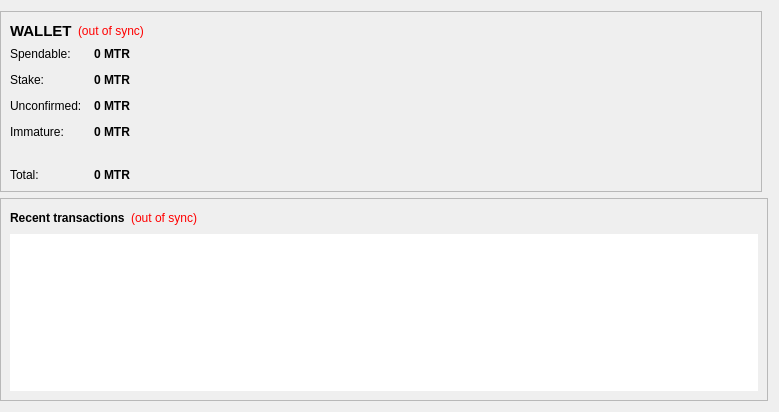
<?xml version="1.0" encoding="UTF-8"?>
<ui version="4.0">
 <class>OverviewPage</class>
 <widget class="QWidget" name="OverviewPage">
  <property name="geometry">
   <rect>
    <x>0</x>
    <y>0</y>
    <width>779</width>
    <height>412</height>
   </rect>
  </property>
  <property name="windowTitle">
   <string>Form</string>
  </property>
  <layout class="QGridLayout" name="gridLayout">
   <property name="leftMargin">
    <number>0</number>
   </property>
   <item row="0" column="0">
    <widget class="QFrame" name="walletContainer">
     <property name="sizePolicy">
      <sizepolicy hsizetype="Preferred" vsizetype="Maximum">
       <horstretch>0</horstretch>
       <verstretch>0</verstretch>
      </sizepolicy>
     </property>
     <property name="maximumSize">
      <size>
       <width>16777215</width>
       <height>220</height>
      </size>
     </property>
     <property name="frameShape">
      <enum>QFrame::StyledPanel</enum>
     </property>
     <property name="frameShadow">
      <enum>QFrame::Raised</enum>
     </property>
     <layout class="QVBoxLayout" name="verticalLayout_4">
      <item>
       <layout class="QHBoxLayout" name="walletHeader">
        <item>
         <widget class="QLabel" name="label_5">
          <property name="font">
           <font>
            <pointsize>11</pointsize>
            <weight>75</weight>
            <bold>true</bold>
           </font>
          </property>
          <property name="styleSheet">
           <string notr="true">background-color: transparent;</string>
          </property>
          <property name="text">
           <string>WALLET</string>
          </property>
         </widget>
        </item>
        <item>
         <widget class="QLabel" name="labelWalletStatus">
          <property name="toolTip">
           <string>The displayed information may be out of date. Your wallet automatically synchronizes with the MasterTrader network after a connection is established, but this process has not completed yet.</string>
          </property>
          <property name="styleSheet">
           <string notr="true">QLabel { color: red;Background-color:transparent }</string>
          </property>
          <property name="text">
           <string notr="true">(out of sync)</string>
          </property>
          <property name="alignment">
           <set>Qt::AlignLeading|Qt::AlignLeft|Qt::AlignVCenter</set>
          </property>
         </widget>
        </item>
        <item>
         <spacer name="horizontalSpacer_2">
          <property name="orientation">
           <enum>Qt::Horizontal</enum>
          </property>
          <property name="sizeHint" stdset="0">
           <size>
            <width>40</width>
            <height>20</height>
           </size>
          </property>
         </spacer>
        </item>
       </layout>
      </item>
      <item>
       <layout class="QFormLayout" name="walletStatus">
        <property name="fieldGrowthPolicy">
         <enum>QFormLayout::AllNonFixedFieldsGrow</enum>
        </property>
        <property name="horizontalSpacing">
         <number>12</number>
        </property>
        <property name="verticalSpacing">
         <number>12</number>
        </property>
        <item row="0" column="0">
         <widget class="QLabel" name="label">
          <property name="styleSheet">
           <string notr="true">background-color: transparent;</string>
          </property>
          <property name="text">
           <string>Spendable:</string>
          </property>
         </widget>
        </item>
        <item row="0" column="1">
         <widget class="QLabel" name="labelBalance">
          <property name="font">
           <font>
            <weight>75</weight>
            <bold>true</bold>
           </font>
          </property>
          <property name="cursor">
           <cursorShape>IBeamCursor</cursorShape>
          </property>
          <property name="toolTip">
           <string>Your current spendable balance</string>
          </property>
          <property name="styleSheet">
           <string notr="true"/>
          </property>
          <property name="text">
           <string notr="true">0 MTR</string>
          </property>
          <property name="textInteractionFlags">
           <set>Qt::LinksAccessibleByMouse|Qt::TextSelectableByKeyboard|Qt::TextSelectableByMouse</set>
          </property>
         </widget>
        </item>
        <item row="1" column="0">
         <widget class="QLabel" name="label_6">
          <property name="styleSheet">
           <string notr="true">background-color: transparent;</string>
          </property>
          <property name="text">
           <string>Stake:</string>
          </property>
         </widget>
        </item>
        <item row="1" column="1">
         <widget class="QLabel" name="labelStake">
          <property name="font">
           <font>
            <weight>75</weight>
            <bold>true</bold>
           </font>
          </property>
          <property name="cursor">
           <cursorShape>IBeamCursor</cursorShape>
          </property>
          <property name="toolTip">
           <string>Total of coins that was staked, and do not yet count toward the current balance</string>
          </property>
          <property name="text">
           <string notr="true">0 MTR</string>
          </property>
          <property name="textInteractionFlags">
           <set>Qt::LinksAccessibleByMouse|Qt::TextSelectableByKeyboard|Qt::TextSelectableByMouse</set>
          </property>
         </widget>
        </item>
        <item row="2" column="0">
         <widget class="QLabel" name="label_3">
          <property name="styleSheet">
           <string notr="true">background-color: transparent;</string>
          </property>
          <property name="text">
           <string>Unconfirmed:</string>
          </property>
         </widget>
        </item>
        <item row="2" column="1">
         <widget class="QLabel" name="labelUnconfirmed">
          <property name="font">
           <font>
            <weight>75</weight>
            <bold>true</bold>
           </font>
          </property>
          <property name="cursor">
           <cursorShape>IBeamCursor</cursorShape>
          </property>
          <property name="toolTip">
           <string>Total of transactions that have yet to be confirmed, and do not yet count toward the current balance</string>
          </property>
          <property name="text">
           <string notr="true">0 MTR</string>
          </property>
          <property name="textInteractionFlags">
           <set>Qt::LinksAccessibleByMouse|Qt::TextSelectableByKeyboard|Qt::TextSelectableByMouse</set>
          </property>
         </widget>
        </item>
        <item row="3" column="0">
         <widget class="QLabel" name="labelImmatureText">
          <property name="styleSheet">
           <string notr="true">background-color: transparent;</string>
          </property>
          <property name="text">
           <string>Immature:</string>
          </property>
         </widget>
        </item>
        <item row="3" column="1">
         <widget class="QLabel" name="labelImmature">
          <property name="font">
           <font>
            <weight>75</weight>
            <bold>true</bold>
           </font>
          </property>
          <property name="toolTip">
           <string>Mined balance that has not yet matured</string>
          </property>
          <property name="text">
           <string notr="true">0 MTR</string>
          </property>
          <property name="textInteractionFlags">
           <set>Qt::LinksAccessibleByMouse|Qt::TextSelectableByKeyboard|Qt::TextSelectableByMouse</set>
          </property>
         </widget>
        </item>
        <item row="4" column="0">
         <spacer name="verticalSpacer">
          <property name="orientation">
           <enum>Qt::Vertical</enum>
          </property>
          <property name="sizeHint" stdset="0">
           <size>
            <width>20</width>
            <height>40</height>
           </size>
          </property>
         </spacer>
        </item>
        <item row="4" column="1">
         <spacer name="verticalSpacer_2">
          <property name="orientation">
           <enum>Qt::Vertical</enum>
          </property>
          <property name="sizeHint" stdset="0">
           <size>
            <width>20</width>
            <height>40</height>
           </size>
          </property>
         </spacer>
        </item>
        <item row="5" column="0">
         <widget class="QLabel" name="labelTotalText">
          <property name="styleSheet">
           <string notr="true">background-color: transparent;</string>
          </property>
          <property name="text">
           <string>Total:</string>
          </property>
         </widget>
        </item>
        <item row="5" column="1">
         <widget class="QLabel" name="labelTotal">
          <property name="font">
           <font>
            <weight>75</weight>
            <bold>true</bold>
           </font>
          </property>
          <property name="cursor">
           <cursorShape>IBeamCursor</cursorShape>
          </property>
          <property name="toolTip">
           <string>Your current total balance</string>
          </property>
          <property name="text">
           <string notr="true">0 MTR</string>
          </property>
          <property name="textInteractionFlags">
           <set>Qt::LinksAccessibleByMouse|Qt::TextSelectableByKeyboard|Qt::TextSelectableByMouse</set>
          </property>
         </widget>
        </item>
       </layout>
      </item>
     </layout>
    </widget>
   </item>
   <item row="0" column="1">
    <widget class="QFrame" name="hashTokenStatusContainer">
     <property name="sizePolicy">
      <sizepolicy hsizetype="Preferred" vsizetype="Fixed">
       <horstretch>0</horstretch>
       <verstretch>0</verstretch>
      </sizepolicy>
     </property>
     <property name="maximumSize">
      <size>
       <width>16777215</width>
       <height>220</height>
      </size>
     </property>
     <property name="frameShape">
      <enum>QFrame::StyledPanel</enum>
     </property>
     <property name="frameShadow">
      <enum>QFrame::Raised</enum>
     </property>
    </widget>
   </item>
   <item row="1" column="0" colspan="2">
    <widget class="QFrame" name="transactionContainer">
     <property name="frameShape">
      <enum>QFrame::StyledPanel</enum>
     </property>
     <property name="frameShadow">
      <enum>QFrame::Raised</enum>
     </property>
     <layout class="QVBoxLayout" name="verticalLayout">
      <item>
       <layout class="QHBoxLayout" name="recentTransactionsHeader">
        <item>
         <widget class="QLabel" name="label_4">
          <property name="styleSheet">
           <string notr="true">background-color: transparent;</string>
          </property>
          <property name="text">
           <string>&lt;b&gt;Recent transactions&lt;/b&gt;</string>
          </property>
         </widget>
        </item>
        <item>
         <widget class="QLabel" name="labelTransactionsStatus">
          <property name="toolTip">
           <string>The displayed information may be out of date. Your wallet automatically synchronizes with the MasterTrader network after a connection is established, but this process has not completed yet.</string>
          </property>
          <property name="styleSheet">
           <string notr="true">QLabel { color: red;Background-color:transparent }</string>
          </property>
          <property name="text">
           <string notr="true">(out of sync)</string>
          </property>
          <property name="alignment">
           <set>Qt::AlignRight|Qt::AlignTrailing|Qt::AlignVCenter</set>
          </property>
         </widget>
        </item>
        <item>
         <spacer name="horizontalSpacer">
          <property name="orientation">
           <enum>Qt::Horizontal</enum>
          </property>
          <property name="sizeHint" stdset="0">
           <size>
            <width>40</width>
            <height>20</height>
           </size>
          </property>
         </spacer>
        </item>
       </layout>
      </item>
      <item>
       <widget class="QListView" name="listTransactions">
        <property name="frameShape">
         <enum>QFrame::NoFrame</enum>
        </property>
        <property name="horizontalScrollBarPolicy">
         <enum>Qt::ScrollBarAlwaysOff</enum>
        </property>
        <property name="editTriggers">
         <set>QAbstractItemView::NoEditTriggers</set>
        </property>
        <property name="selectionMode">
         <enum>QAbstractItemView::NoSelection</enum>
        </property>
       </widget>
      </item>
     </layout>
    </widget>
   </item>
  </layout>
 </widget>
 <resources/>
 <connections/>
</ui>
